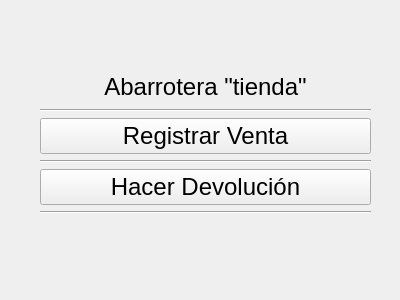
<?xml version="1.0" encoding="UTF-8"?>
<ui version="4.0">
 <class>Menu_trabajador</class>
 <widget class="QWidget" name="Menu_trabajador">
  <property name="geometry">
   <rect>
    <x>0</x>
    <y>0</y>
    <width>400</width>
    <height>300</height>
   </rect>
  </property>
  <property name="windowTitle">
   <string>Form</string>
  </property>
  <widget class="QWidget" name="verticalLayoutWidget">
   <property name="geometry">
    <rect>
     <x>40</x>
     <y>70</y>
     <width>331</width>
     <height>144</height>
    </rect>
   </property>
   <layout class="QVBoxLayout" name="verticalLayout">
    <item>
     <widget class="QLabel" name="lb_anuncio">
      <property name="font">
       <font>
        <pointsize>18</pointsize>
       </font>
      </property>
      <property name="text">
       <string>Abarrotera &quot;tienda&quot;</string>
      </property>
      <property name="textFormat">
       <enum>Qt::AutoText</enum>
      </property>
      <property name="alignment">
       <set>Qt::AlignCenter</set>
      </property>
     </widget>
    </item>
    <item>
     <widget class="Line" name="line_2">
      <property name="orientation">
       <enum>Qt::Horizontal</enum>
      </property>
     </widget>
    </item>
    <item>
     <widget class="QPushButton" name="btnRegistrarVenta">
      <property name="sizePolicy">
       <sizepolicy hsizetype="Expanding" vsizetype="Fixed">
        <horstretch>200</horstretch>
        <verstretch>100</verstretch>
       </sizepolicy>
      </property>
      <property name="font">
       <font>
        <pointsize>18</pointsize>
       </font>
      </property>
      <property name="cursor">
       <cursorShape>PointingHandCursor</cursorShape>
      </property>
      <property name="text">
       <string>Registrar Venta</string>
      </property>
     </widget>
    </item>
    <item>
     <widget class="Line" name="line">
      <property name="orientation">
       <enum>Qt::Horizontal</enum>
      </property>
     </widget>
    </item>
    <item>
     <widget class="QPushButton" name="btnHacerDevolucion">
      <property name="sizePolicy">
       <sizepolicy hsizetype="Expanding" vsizetype="Fixed">
        <horstretch>200</horstretch>
        <verstretch>100</verstretch>
       </sizepolicy>
      </property>
      <property name="font">
       <font>
        <pointsize>18</pointsize>
       </font>
      </property>
      <property name="cursor">
       <cursorShape>PointingHandCursor</cursorShape>
      </property>
      <property name="text">
       <string>Hacer Devolución</string>
      </property>
     </widget>
    </item>
    <item>
     <widget class="Line" name="line_3">
      <property name="orientation">
       <enum>Qt::Horizontal</enum>
      </property>
     </widget>
    </item>
   </layout>
  </widget>
 </widget>
 <resources/>
 <connections/>
</ui>
